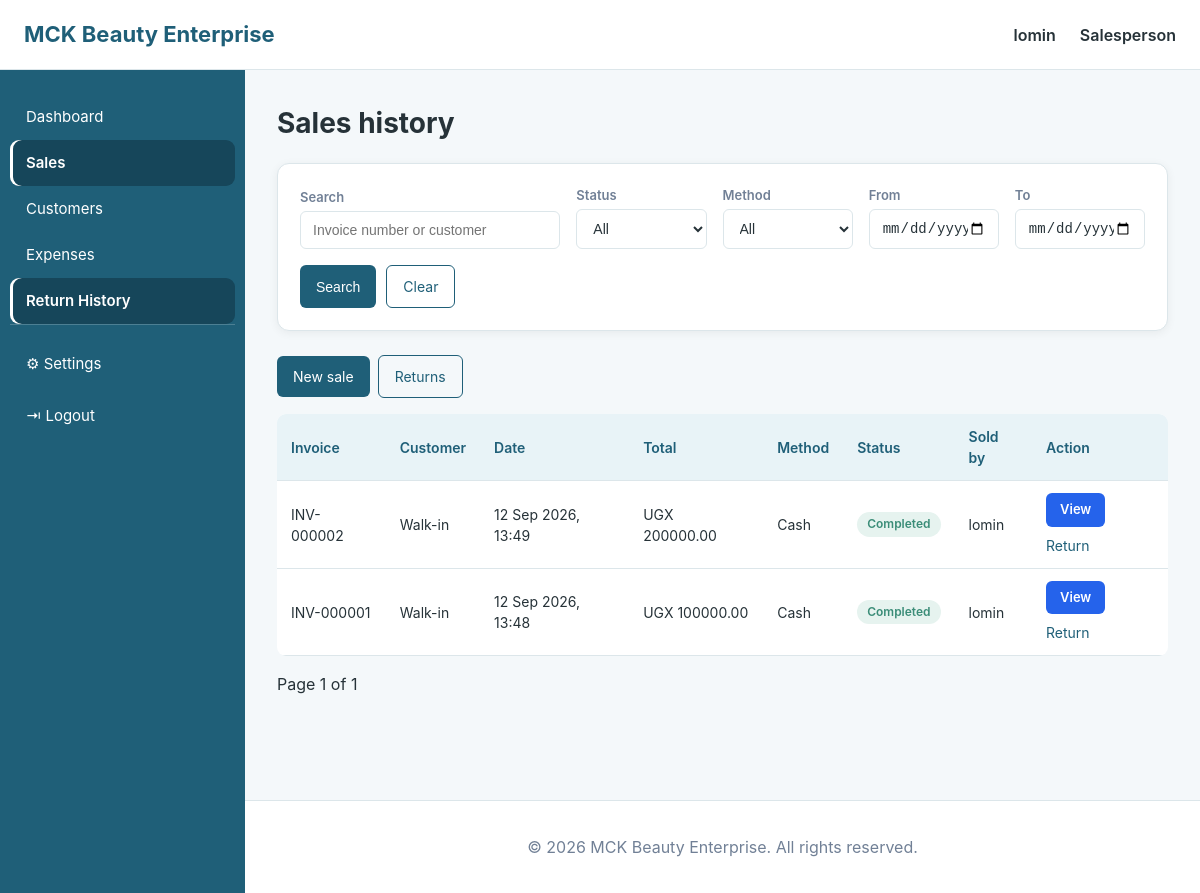
The app's page /sales/history/ (signed in), older data.
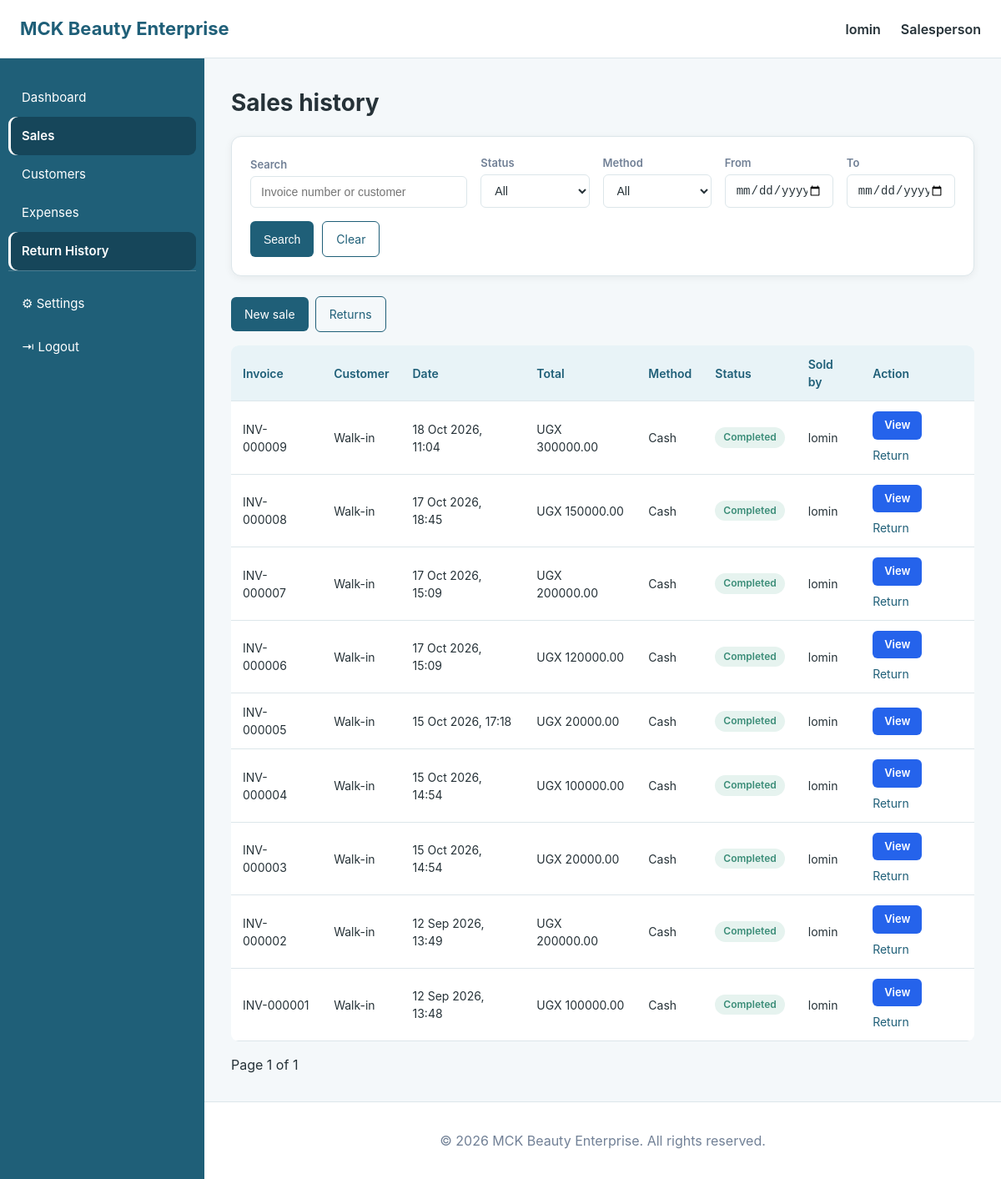
The same page, newer data.
### accounts/models.py (models this page shows, shortened)
class User(AbstractUser):
    phone = models.CharField(max_length=20, blank=True)
    role = models.ForeignKey(
        Role,
        on_delete=models.SET_NULL,
        null=True,
        blank=True,
        related_name="users",
    )
    created_at = models.DateTimeField(auto_now_add=True)
    def __str__(self):
        return self.username

class Role(models.Model):
    name = models.CharField(max_length=50, unique=True)
    description = models.TextField(blank=True)
    created_at = models.DateTimeField(auto_now_add=True)

### sales/models.py (models this page shows, shortened)
class Sale(models.Model):
    PAYMENT_METHODS = (
        ("CASH", "Cash"),
        ("MOBILE_MONEY", "Mobile Money"),
        ("CARD", "Card"),
        ("BANK", "Bank"),
    )
    class Status(models.TextChoices):
        DRAFT = 'DRAFT', 'Draft'
        COMPLETED = 'COMPLETED', 'Completed'
        CANCELLED = 'CANCELLED', 'Cancelled'
        REFUNDED = 'REFUNDED', 'Refunded'
    status = models.CharField(
        max_length=20,
        choices=Status.choices,
        default=Status.DRAFT,
    )
    customer = models.ForeignKey(
        Customer,
        on_delete=models.SET_NULL,
        null=True,
        blank=True,
        related_name="sales"
        )
    invoice_number = models.CharField(max_length=50, unique=True)
    sale_date = models.DateTimeField(auto_now_add=True)
    subtotal = models.DecimalField(max_digits=12, decimal_places=2, default=0)
    discount = models.DecimalField(max_digits=10, decimal_places=2, default=0)
    tax = models.DecimalField(max_digits=10, decimal_places=2, default=0)
    total_amount = models.DecimalField(max_digits=12, decimal_places=2, default=0)
    paid_amount = models.DecimalField(max_digits=12, decimal_places=2, default=0)
    balance = models.DecimalField(max_digits=12, decimal_places=2, default=0)
    payment_method = models.CharField(max_length=20, choices=PAYMENT_METHODS, default="CASH")
    created_by = models.ForeignKey(User, on_delete=models.SET_NULL, null=True, related_name="sales_created")

### sales/views.py (the view)
# urls.py: path("history/", views.sales_history, name="sales_history"),
@login_required
def sales_history(request):
    sales = (
        Sale.objects.select_related("customer", "created_by")
        .prefetch_related("items__product")
        .order_by("-sale_date")
    )
    search = request.GET.get("search", "").strip()
    if search:
        sales = sales.filter(
            Q(invoice_number__icontains=search) | Q(customer__name__icontains=search)
        )
    status = request.GET.get("status", "")
    if status:
        sales = sales.filter(status=status)
    payment_method = request.GET.get("payment_method", "")
    if payment_method:
        sales = sales.filter(payment_method=payment_method)
    date_from_raw = request.GET.get("date_from", "")
    date_to_raw = request.GET.get("date_to", "")
    date_from = parse_date_or_none(date_from_raw)
    date_to = parse_date_or_none(date_to_raw)
    if date_from:
        sales = sales.filter(sale_date__date__gte=date_from)
    if date_to:
        sales = sales.filter(sale_date__date__lte=date_to)
    page_obj = Paginator(sales, 20).get_page(request.GET.get("page"))
    for sale in page_obj:
        sale.item_rows = list(sale.items.all())
    attach_return_quantities([item for sale in page_obj for item in sale.item_rows])
    is_salesperson = _role_name(request.user) == "salesperson"
    for sale in page_obj:
        sale.can_return = (
            is_salesperson
            and sale.created_by_id == request.user.id
            and sale.status == Sale.Status.COMPLETED
            and any(item.available_qty > 0 for item in sale.item_rows)
        )
    return render(
        request,
        "sales/sales_history.html",
        {
            "sales": page_obj,
            "search": search,
            "selected_status": status,
            "selected_payment_method": payment_method,
            "status_choices": Sale.Status.choices,
            "payment_choices": Sale.PAYMENT_METHODS,
            "date_from": date_from_raw,
            "date_to": date_to_raw,
        },
    )

### core/utils.py (called while the page is built)
def parse_date_or_none(value):
    if not value:
        return None
    try:
        return datetime.strptime(value.strip(), "%Y-%m-%d").date()
    except (ValueError, AttributeError):
        return None

### notifications/context_processors.py (called while the page is built)
def unread_notifications(request):
    user = getattr(request, "user", None)
    if user is not None and user.is_authenticated:
        return {
            "unread_notifications_count": Notification.objects.filter(
                recipient=user, is_read=False
            ).count()
        }
    return {"unread_notifications_count": 0}

### sales/returns.py (called while the page is built)
def attach_return_quantities(sale_items):
    sale_items = list(sale_items)
    rows = (
        SaleReturnItem.objects
        .filter(sale_item__in=sale_items, sale_return__status__in=ACTIVE_STATUSES)
        .values("sale_item_id", "sale_return__status")
        .annotate(total=Sum("quantity"))
    )
    returned, pending = {}, {}
    for row in rows:
        bucket = returned if row["sale_return__status"] == SaleReturn.Status.COMPLETED else pending
        key = row["sale_item_id"]
        bucket[key] = bucket.get(key, 0) + row["total"]
    for item in sale_items:
        item.returned_qty = returned.get(item.id, 0)
        item.pending_qty = pending.get(item.id, 0)
        item.available_qty = item.quantity - item.returned_qty - item.pending_qty
    return sale_items

### sales/views.py (called while the page is built)
def _role_name(user):
    role = getattr(user, "role", None)
    return (getattr(role, "name", "") or "").lower()

### templates/sales/sales_history.html (shortened to what this page needs)
{% extends "base.html" %}
{% block content %}
<h1>Sales history</h1>
<div class="dashboard-card" style="margin-bottom: var(--space-lg);">
    <form method="get" class="sales-filter">
        <div class="sales-filter-fields">
            <div class="filter-search">
                <label>Search</label>
                <input type="text" name="search" value="{{ search }}" placeholder="Invoice number or customer">
            </div>
            <div class="filter-field">
                <label>Status</label>
                <select name="status">
                    <option value="">All</option>
                </select>
            </div>
            <div class="filter-field">
                <label>Method</label>
                <select name="payment_method">
                    <option value="">All</option>
                </select>
            </div>
            <div class="filter-field">
                <label>From</label>
                <input type="date" name="date_from" value="{{ date_from }}">
            </div>
            <div class="filter-field">
                <label>To</label>
                <input type="date" name="date_to" value="{{ date_to }}">
            </div>
        </div>
        <div class="sales-filter-actions">
            <button type="submit">Search</button>
            <a class="btn btn-outline" href="{% url 'sales:sales_history' %}">Clear</a>
        </div>
    </form>
</div>
<div class="action-buttons" style="margin-bottom: var(--space-md);">
    <a class="btn" href="{% url 'sales:create_sale' %}">New sale</a>
    <a class="btn btn-outline" href="{% url 'sales:return_history' %}">Returns</a>
</div>
<table>
    <thead>
        <tr>
            <th>Invoice</th>
            <th>Customer</th>
            <th>Date</th>
            <th>Total</th>
            <th>Method</th>
            <th>Status</th>
            <th>Sold by</th>
            <th>Action</th>
        </tr>
    </thead>
    <tbody>
        {% for sale in sales %}
        <tr>
            <td>{{ sale.invoice_number }}</td>
            <td>{{ sale.customer|default:"Walk-in" }}</td>
            <td>{{ sale.sale_date|date:"d M Y, H:i" }}</td>
            <td>UGX {{ sale.total_amount|floatformat:2 }}</td>
            <td>{{ sale.get_payment_method_display }}</td>
            <td>
                {% if sale.status == "COMPLETED" %}<span class="badge badge-success">Completed</span>
                {% elif sale.status == "REFUNDED" %}<span class="badge badge-muted">Refunded</span>
                {% elif sale.status == "CANCELLED" %}<span class="badge badge-danger">Cancelled</span>
                {% else %}<span class="badge badge-warning">{{ sale.get_status_display }}</span>{% endif %}
            </td>
            <td>{{ sale.created_by|default:"-" }}</td>
            <td>
                <div class="action-buttons">
                    <a class="action-btn action-view" href="{% url 'sales:sale_detail' sale.pk %}">View</a>
                    {% if sale.can_return %}
                    <a class="action-btn action-edit" href="{% url 'sales:create_return' sale.pk %}">Return</a>
                    {% endif %}
                </div>
            </td>
        </tr>
        {% empty %}
        <tr><td colspan="8">No sales found.</td></tr>
        {% endfor %}
    </tbody>
</table>
<div class="action-buttons" style="margin-top: var(--space-md); align-items: center;">
    <span>Page {{ sales.number }} of {{ sales.paginator.num_pages }}</span>
</div>
{% endblock %}

### templates/base.html (shortened to what this page needs)
{% load static %}
<!DOCTYPE html>
<html lang="en">
<head>
    <link rel="stylesheet"
          href="{% static 'css/dashboard.css' %}">
</head>
<body>
<header class="navbar">
    <div class="navbar-left">
        <span class="brand">
            MCK Beauty Enterprise
        </span>
    </div>
    <div class="navbar-right">
        {% if user.is_authenticated %}
            <span class="user-name">
                {{ user.username }}
            </span>
            {% if user.role %}
                <span class="user-role">
                    {{ user.role.name }}
                </span>
            {% endif %}
        {% else %}
            <a href="{% url 'accounts:login' %}">
                Login
            </a>
        {% endif %}
    </div>
</header>
<div class="layout">
{% if user.is_authenticated %}
<aside class="sidebar">
    <nav>
        <a href="{% url 'dashboard:dashboard' %}"
           class="{% if request.resolver_match.app_name == 'dashboard' %}active{% endif %}">
            <span>
                Dashboard
            </span>
        </a>
        {% if user.role and user.role.name == "Administrator" %}
            <a href="{% url 'sales:sales_history' %}"
               class="{% if request.resolver_match.url_name == 'sales_history' %}active{% endif %}">
                <span>
                    Sales
                </span>
            </a>
            <a href="{% url 'inventory:view_inventory' %}"
               class="{% if request.resolver_match.app_name == 'inventory' %}active{% endif %}">
                <span>
                    Inventory
                </span>
            </a>
            <a href="{% url 'purchase:view_purchase' %}"
               class="{% if request.resolver_match.app_name == 'purchase' %}active{% endif %}">
                <span>
                    Purchases
                </span>
            </a>
            <a href="{% url 'customers:customer_list' %}"
               class="{% if request.resolver_match.app_name == 'customers' %}active{% endif %}">
                <span>
                    Customers
                </span>
            </a>
            <a href="{% url 'suppliers:supplier_list' %}"
               class="{% if request.resolver_match.app_name == 'suppliers' %}active{% endif %}">
                <span>
                    Suppliers
                </span>
            </a>
            <a href="{% url 'employees:employee_list' %}"
               class="{% if request.resolver_match.app_name == 'employees' %}active{% endif %}">
                <span>
                    Employees
                </span>
            </a>
            <a href="{% url 'reports:dashboard' %}"
               class="{% if request.resolver_match.app_name == 'reports' %}active{% endif %}">
                <span>
                    Reports
                </span>
            </a>
            <a href="{% url 'accounts:user_list' %}"
               class="{% if request.resolver_match.url_name == 'user_list' %}active{% endif %}">
                <span>
                    Users
                </span>
            </a>
        <!-- =================================================
             MANAGER
             ================================================= -->
        {% elif user.role and user.role.name == "Salesperson" %}
            <a href="{% url 'sales:create_sale' %}"
               class="{% if request.resolver_match.app_name == 'sales' %}active{% endif %}">
                <span>
                    Sales
                </span>
            </a>
            <a href="{% url 'customers:customer_list' %}"
               class="{% if request.resolver_match.app_name == 'customers' %}active{% endif %}">
                <span>
                    Customers
                </span>
            </a>
            <a href="{% url 'expenses:expense_list' %}"
               class="{% if request.resolver_match.app_name == 'expense' %}active{% endif %}">
                <span>
                    Expenses
                </span>
            </a>
            <a href="{% url 'sales:return_history' %}"
               class="{% if request.resolver_match.app_name == 'sales' %}active{% endif %}">
                <span>
                    Return History
                </span>
            </a>
        {% endif %}
        <div class="bottom-links">
            <a href="{% url 'accounts:settings' %}"
               class="{% if request.resolver_match.app_name == 'accounts' and request.resolver_match.url_name == 'settings' %}active{% endif %}">
                <span>
                    ⚙ Settings
                </span>
            </a>
            <a href="{% url 'accounts:logout' %}">
                <span>
                    ⇥ Logout
                </span>
            </a>
        </div>
    </nav>
</aside>
{% endif %}
<main class="main-content">
    {% block content %}
    {% endblock %}
</main>
</div>
<footer class="footer">
    <p>
        &copy; {% now "Y" %} MCK Beauty Enterprise.
        All rights reserved.
    </p>
</footer>
</body>
</html>

### templates/sales/sales_history.html (style rules this page uses)
form.sales-filter { display: flex; flex-direction: column; align-items: stretch; gap: 16px; padding: 0; box-shadow: none; background: transparent; }
.sales-filter-fields { display: flex; flex-wrap: nowrap; align-items: flex-end; gap: 16px; width: 100%; }
.sales-filter-fields .filter-search { flex: 2 1 0; min-width: 0; }
.sales-filter-fields .filter-field { flex: 1 1 0; min-width: 0; }
.sales-filter-actions { display: flex; gap: 10px; }

Row changes from the older to the newer data that the page shows:
added Sale: invoice_number "INV-000009", customer "Walk-in", sale_date "18 Oct 2026, 11:04", total_amount "300000.00", payment_method "Cash", status "Completed", created_by "lomin", shows "Return"
added Sale: invoice_number "INV-000008", customer "Walk-in", sale_date "17 Oct 2026, 18:45", total_amount "150000.00", payment_method "Cash", status "Completed", created_by "lomin", shows "Return"
added Sale: invoice_number "INV-000007", customer "Walk-in", sale_date "17 Oct 2026, 15:09", total_amount "200000.00", payment_method "Cash", status "Completed", created_by "lomin", shows "Return"
added Sale: invoice_number "INV-000006", customer "Walk-in", sale_date "17 Oct 2026, 15:09", total_amount "120000.00", payment_method "Cash", status "Completed", created_by "lomin", shows "Return"
added Sale: invoice_number "INV-000005", customer "Walk-in", sale_date "15 Oct 2026, 17:18", total_amount "20000.00", payment_method "Cash", status "Completed", created_by "lomin"
added Sale: invoice_number "INV-000004", customer "Walk-in", sale_date "15 Oct 2026, 14:54", total_amount "100000.00", payment_method "Cash", status "Completed", created_by "lomin", shows "Return"
added Sale: invoice_number "INV-000003", customer "Walk-in", sale_date "15 Oct 2026, 14:54", total_amount "20000.00", payment_method "Cash", status "Completed", created_by "lomin", shows "Return"
